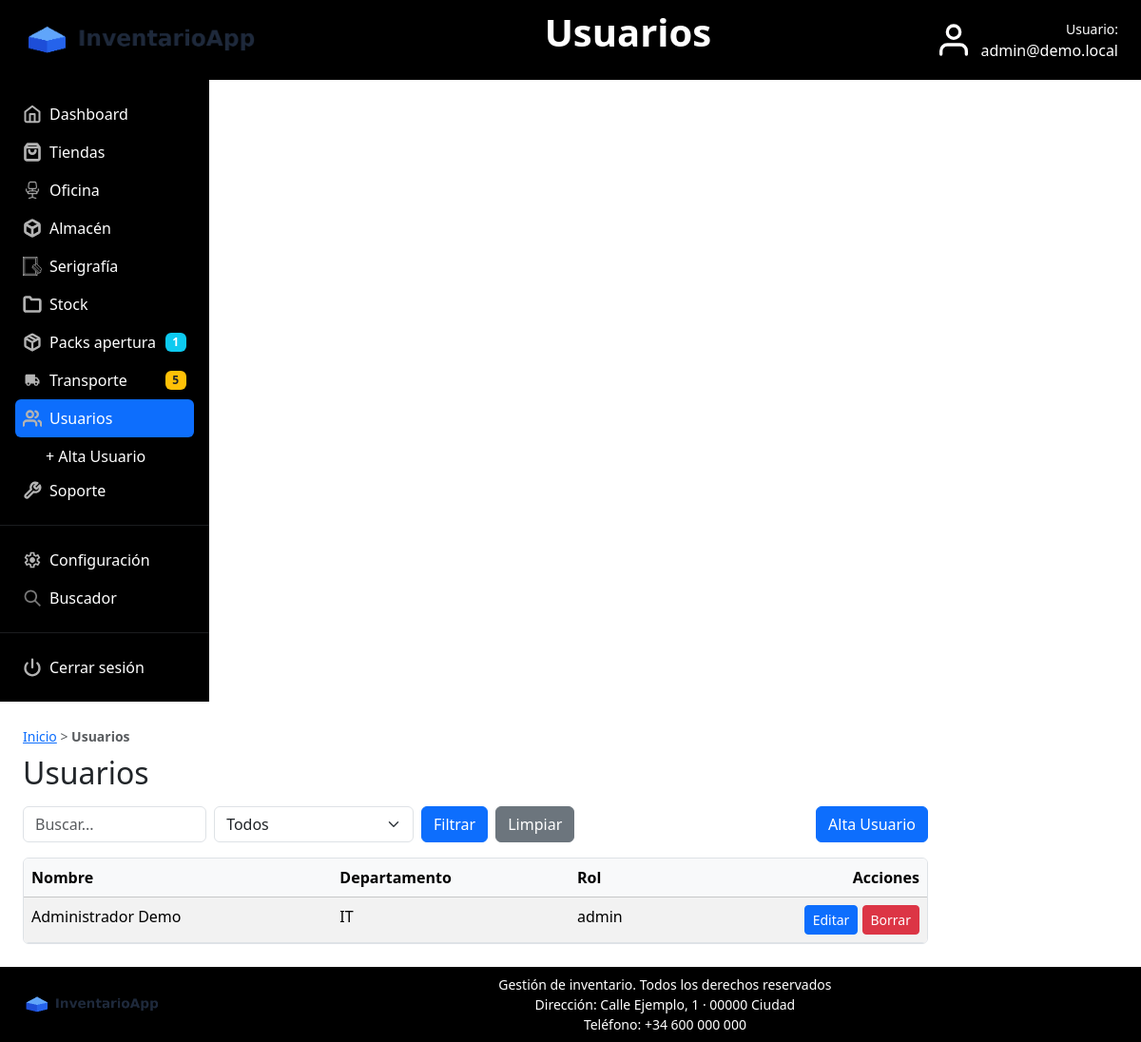
Page /controller/usuarios.php (signed in) on the committed database.
### tables this page shows
CREATE TABLE `usuario` (
  `id` int(11) NOT NULL AUTO_INCREMENT,
  `nombre` varchar(100) NOT NULL,
  `email` varchar(100) NOT NULL,
  `pass` varchar(255) NOT NULL,
  `rol` enum('admin','user') NOT NULL DEFAULT 'user',
  `departamento` varchar(50) NOT NULL,
  PRIMARY KEY (`id`)
);

### controller/usuarios.php (called while the page is built, shortened)
<?php
$conexion = InventarioDB::connectDB();
require_once '../model/UsuarioAlta.php';
$buscar = '';
$filtroRol = '';
$porPagina = 4;
$pagina = 1;
$inicio = ($pagina - 1) * $porPagina;
$usuarios = UsuarioAlta::listar($conexion, $buscar, $filtroRol, $inicio, $porPagina);
include_once '../view/usuarios_view.php';

### model/UsuarioAlta.php (called while the page is built, shortened)
<?php
class UsuarioAlta
{
    public static function listar($conexion, $buscar, $rol, $inicio, $porPagina)
    {
        $filtrosSQL = " WHERE 1=1 ";
        $consultaListado = "
            SELECT id, nombre, email, rol, departamento
            FROM usuario
            $filtrosSQL
            ORDER BY id DESC
            LIMIT $inicio, $porPagina
        ";
        $resultadoListado = $conexion->query($consultaListado);
        $usuarios = array();
        while ($usuario = $resultadoListado->fetchObject()) {
            $usuarios[] = $usuario;
        }
        return $usuarios;
    }
}

### view/usuarios_view.php (the view, shortened to what this page needs)
<!DOCTYPE html>
<html lang="es">
<head>
    <link rel="stylesheet" href="../view/css/bootstrap.min.css">
    <link rel="stylesheet" href="../view/css/estilos.css">
</head>
<body class="d-flex flex-column min-vh-100">
    <?php $tituloPagina = 'Usuarios'; include_once 'menu.php'; ?>
    <main class="container-fluid flex-grow-1 d-flex p-0">
        <div class="row flex-grow-1 g-0 w-100">
            <?php include_once 'sidebar.php'; ?>
            <section class="col-12 col-lg-10 p-4">
                <div class="mb-2">
                    <small class="text-muted">
                        <a href="index.php">Inicio</a> &gt; <strong>Usuarios</strong>
                    </small>
                </div>
                <h2 class="mb-3">Usuarios</h2>
                <?php
                $qBuscar = '';
                ?>
                <form method="get" action="usuarios.php" class="mb-3">
                    <div class="d-flex flex-column flex-lg-row gap-2 align-items-lg-center justify-content-between">
                        <div class="d-flex flex-column flex-md-row gap-2">
                            <input type="text" class="form-control" name="buscar" placeholder="Buscar..."
                                value="<?php echo $qBuscar; ?>">
                            <select name="rol" class="form-select">
                                <option value="">Todos</option>
                            </select>
                            <button type="submit" class="btn btn-primary">Filtrar</button>
                            <a href="usuarios.php" class="btn btn-secondary">Limpiar</a>
                        </div>
                        <a class="btn btn-primary" href="usuarios.php?action=alta">Alta Usuario</a>
                    </div>
                </form>
                <div class="border rounded overflow-hidden bg-white">
                    <div class="table-responsive">
                        <table class="table table-striped mb-0">
                            <thead class="table-light">
                                <tr>
                                    <th>Nombre</th>
                                    <th>Departamento</th>
                                    <th>Rol</th>
                                    <th class="text-end">Acciones</th>
                                </tr>
                            </thead>
                            <tbody>
                                <?php if (!isset($usuarios) || $usuarios == '') { ?>
                                    <tr>
                                        <td colspan="4" class="text-center py-4">No hay usuarios para mostrar.</td>
                                    </tr>
                                <?php } else { ?>
                                    <?php foreach ($usuarios as $u) { ?>
                                        <tr>
                                            <td><?php echo $u->nombre; ?></td>
                                            <td><?php echo $u->departamento; ?></td>
                                            <td><?php echo $u->rol; ?></td>
                                            <td class="text-end">
                                                <a class="btn btn-sm btn-primary" href="usuarios.php?action=editar&id=<?php echo $u->id; ?>">Editar</a>
                                                <a class="btn btn-sm btn-danger" href="usuarios.php?action=eliminar&id=<?php echo $u->id; ?>">Borrar</a>
                                            </td>
                                        </tr>
                                    <?php } ?>
                                <?php } ?>
                            </tbody>
                        </table>
                    </div>
                </div>
            </section>
        </div>
    </main>
    <footer class="bg-black text-white py-2">
        <div class="container-fluid px-3 px-md-4">
            <div class="d-flex align-items-center gap-3">
                <a href="index.php" class="text-decoration-none">
                    <img src="../view/img/logo.png" alt="InventarioApp" style="height:35px;">
                </a>
                <div class="container text-center small">
                    Gestión de inventario. Todos los derechos reservados <br>
                    Dirección: Calle Ejemplo, 1 · 00000 Ciudad <br>
                    Teléfono: +34 600 000 000
                </div>
            </div>
        </div>
    </footer>
</body>
</html>

### rows in the picture
usuario: nombre "Administrador Demo", departamento "IT", rol "admin"

### other values in the picture
$tituloPagina "Usuarios"
$_SESSION['usuario'] "admin@demo.local"
$packsEnCurso "1"
$totalTransporte "5"
